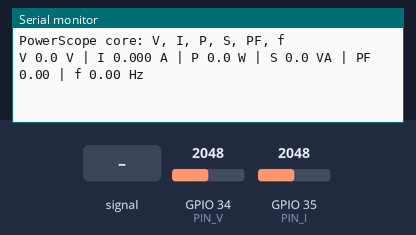
A sketch run on a simulated ESP32. Shown: the last lines printed to the serial monitor. The inputs (shaded band) are chosen by the test bench; at power-on: GPIO 34 (PIN_V) = 2048, GPIO 35 (PIN_I) = 2048 (analog values on the 0–4095 scale).

Above: at 1.7 s.
1.8 s: GPIO 34 (PIN_V) fed a 200 Hz sine of ±327 counts around its level
At 3.1 s:
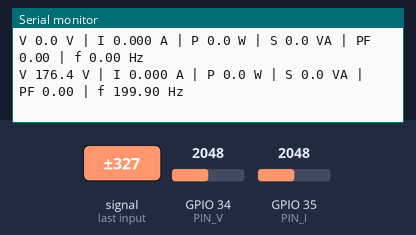
3.3 s: GPIO 34 (PIN_V) set to 2866
At 4.2 s:
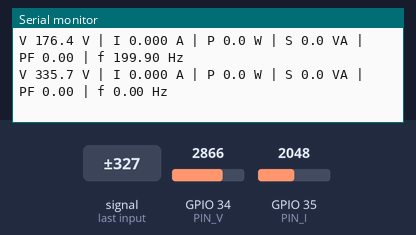
Timing chart, 0 to 6.3 s (numbered marks = the images above; inputs shaded):
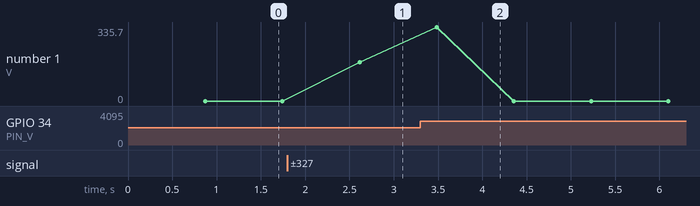

The sketch:

power_measure.ino
```cpp
// ESP32 PowerScope core: Vrms, Irms, P, S, PF, frequency. Serial Monitor at 115200 baud.
// ZMPT101B OUT -> 10k -> node -> GPIO34;  ACS712-20A OUT -> 10k -> node -> GPIO35.
// Each node: 20k to GND and 100nF to GND.
// ACS712 IP+/IP- in series with the live wire of the load. ZMPT101B L/N across live and neutral.

// ---------------- calibration ----------------
float V_GAIN = 0.946f;            // volts per mV at the pin: multimeter V / displayed V * old gain
float I_TRIM = 1.00f;             // current trim: clamp meter A / displayed A
const float DIV = 2.0f / 3.0f;    // 10k + 20k divider
const float SENS_MV_PER_A = 100;  // ACS712-20A
int   SHIFT  = 0;                 // phase alignment in samples (1 sample = 2.25 deg), tune with a bulb or kettle
int   I_SIGN = -1;                // -1: real power read negative on a plain load with this wiring
const float I_FLOOR = 0.08f;      // below this the current is shown as zero
const float V_FLOOR = 20.0f;      // below this the voltage is shown as zero

// ---------------- sampling ----------------
const int      PIN_V = 34;
const int      PIN_I = 35;
const int      N     = 1600;      // 1600 samples at 8 kHz = 200 ms = 10 cycles at 50 Hz
const uint32_t TS_US = 125;

uint16_t vr[N], ir[N];

void setup() {
  Serial.begin(115200);
  analogSetAttenuation(ADC_11db);
  analogReadResolution(12);
  delay(500);
  Serial.println("PowerScope core: V, I, P, S, PF, f");
}

void loop() {
  uint32_t start = micros();
  uint32_t t = start;
  for (int k = 0; k < N; k++) {
    vr[k] = analogReadMilliVolts(PIN_V);
    ir[k] = analogReadMilliVolts(PIN_I);
    t += TS_US;
    while ((int32_t)(micros() - t) < 0) { }
  }
  float elapsedUs = (float)(micros() - start);

  // DC midpoints
  double vm = 0, im = 0;
  int vmn = 9999, vmx = 0;
  for (int k = 0; k < N; k++) {
    vm += vr[k];
    im += ir[k];
    if (vr[k] < vmn) vmn = vr[k];
    if (vr[k] > vmx) vmx = vr[k];
  }
  vm /= N;
  im /= N;

  const double I_PER_MV = (1.0 / (DIV * SENS_MV_PER_A)) * I_TRIM;   // amps per mV at the pin

  // RMS values
  double v2 = 0, i2 = 0;
  for (int k = 0; k < N; k++) {
    double v = (vr[k] - vm) * V_GAIN;
    double i = (ir[k] - im) * I_PER_MV;
    v2 += v * v;
    i2 += i * i;
  }
  float Vrms = sqrt(v2 / N);
  float Irms = sqrt(i2 / N);

  // Real power with the phase alignment shift
  double pSum = 0;
  int cnt = 0;
  for (int k = 0; k < N; k++) {
    int j = k + SHIFT;
    if (j < 0 || j >= N) continue;
    double v = (vr[k] - vm) * V_GAIN;
    double i = (ir[j] - im) * I_PER_MV;
    pSum += v * i;
    cnt++;
  }
  float P = I_SIGN * (float)(pSum / cnt);

  if (Vrms < V_FLOOR) Vrms = 0;
  if (Irms < I_FLOOR) { Irms = 0; P = 0; }
  float S = Vrms * Irms;
  float PF = (S > 1.0f) ? constrain(fabs(P) / S, 0.0f, 1.0f) : 0;

  // Frequency from rising crossings
  float amp = (vmx - vmn) / 2.0f;
  float hy = 0.2f * amp;
  bool armed = false;
  int crossings = 0, first = 0, last = 0;
  if (amp > 100) {
    for (int k = 0; k < N; k++) {
      float d = vr[k] - vm;
      if (d < -hy) armed = true;
      else if (armed && d > hy) {
        armed = false;
        crossings++;
        if (crossings == 1) first = k;
        last = k;
      }
    }
  }
  float freq = 0;
  if (crossings > 1) {
    float periodUs = (last - first) * (elapsedUs / N) / (crossings - 1);
    freq = 1e6f / periodUs;
  }

  Serial.printf("V %.1f V | I %.3f A | P %.1f W | S %.1f VA | PF %.2f | f %.2f Hz\n",
                Vrms, Irms, P, S, PF, freq);
  delay(500);
}
```

Measured:
- after the input at 1.8 s, the serial monitor: prints a new line after 0.81 s (image 1)
- after the input at 3.3 s, the serial monitor: prints a new line after 0.19 s (image 2)
- plotted number 1: 0 → 176.4 after the input at 1.8 s
